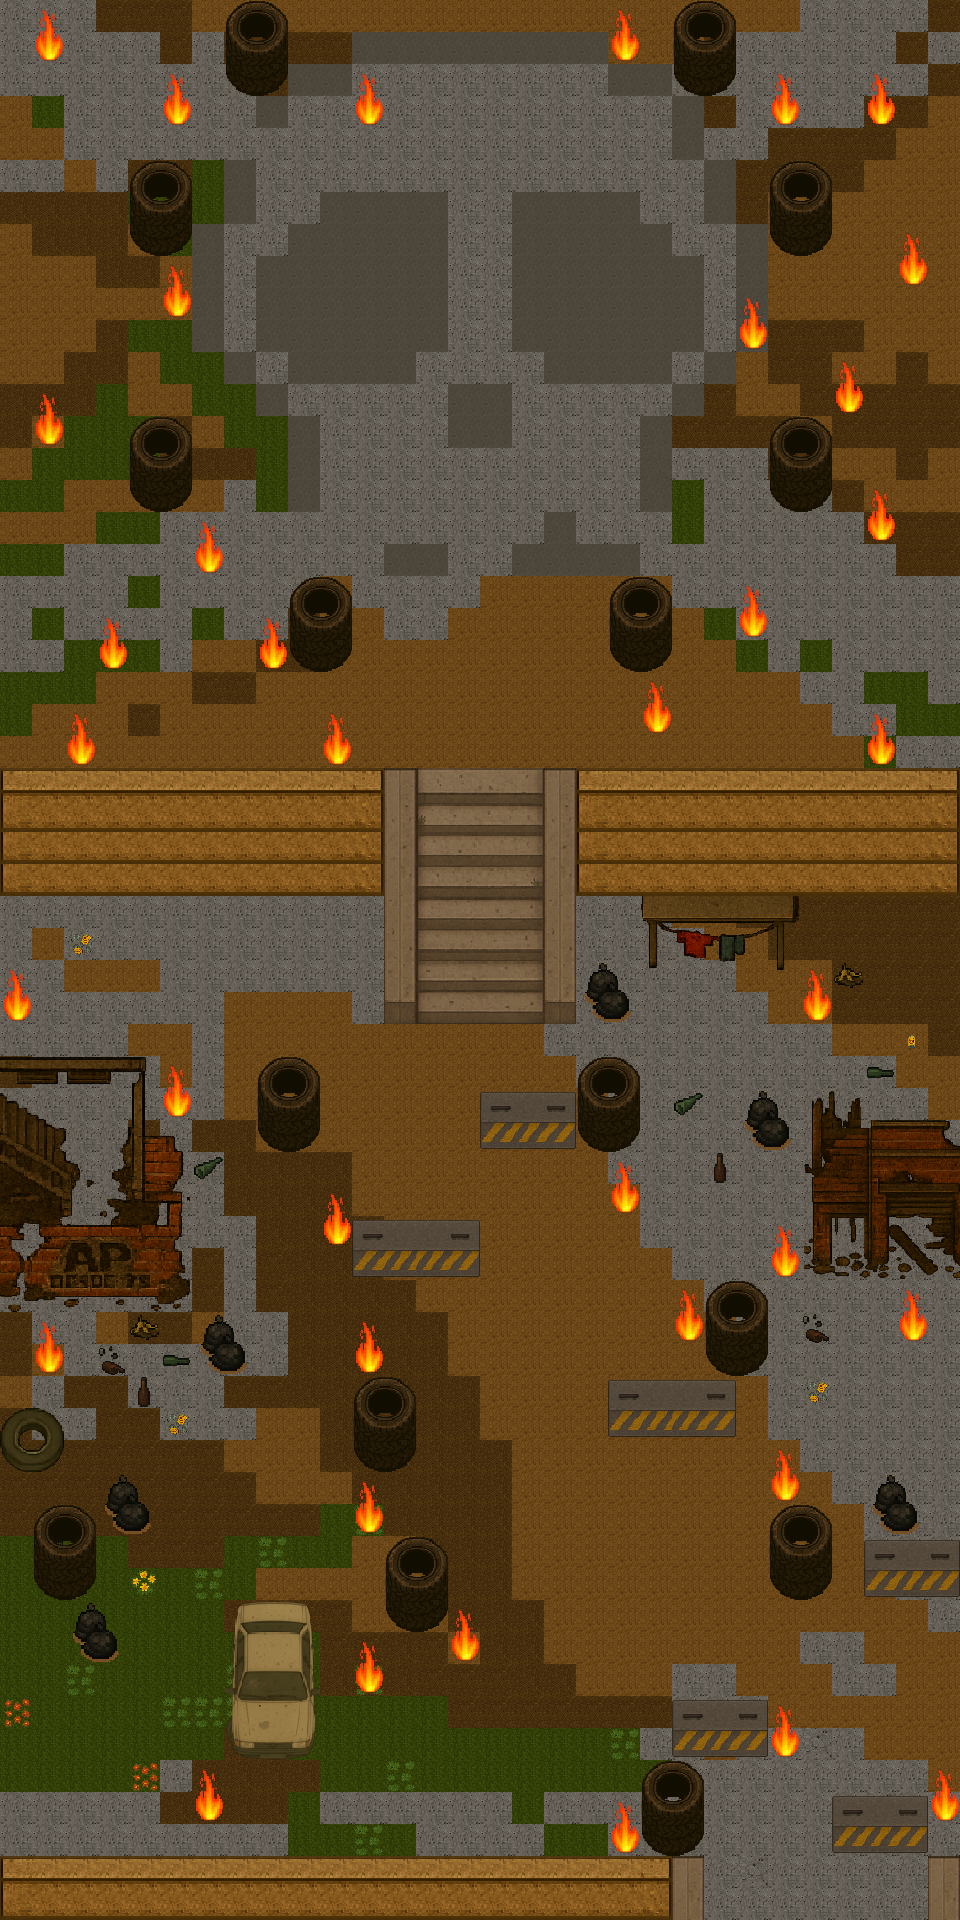

This is a level from a 2D game, rendered from its Tiled map with the project's own tilesets. A one-line summary and the map file follow, with tile-layer data summarised:
An orthogonal 30x60 tile map with 32x32 px tiles, 4 tile layers (Piso, Vegetação Piso, Colisão, Fogo), 3 tilesets and 5 objects (3x BasicEnemy, FinalBoss, Player).

<map version="1.10" tiledversion="1.11.2" orientation="orthogonal" renderorder="right-down" width="30" height="60" tilewidth="32" tileheight="32" infinite="0" nextlayerid="6" nextobjectid="9">
 <tileset firstgid="1" source="Colisao.tsx" />
 <tileset firstgid="451" source="Pisos.tsx" />
 <tileset firstgid="901" source="Veiculos.tsx" />
 <layer id="1" name="Piso" width="30" height="60">
  <data>[1800 cells, 1642 non-empty, 41 distinct tile ids]</data>
 </layer>
 <layer id="3" name="Vegetação Piso" width="30" height="60">
  <data>[1800 cells, 69 non-empty, 19 distinct tile ids]</data>
 </layer>
 <layer id="2" name="Colisão" width="30" height="60">
  <data>[1800 cells, 419 non-empty, 151 distinct tile ids]</data>
 </layer>
 <layer id="5" name="Fogo" width="30" height="60">
  <data>[1800 cells, 76 non-empty, 2 distinct tile ids]</data>
 </layer>
 <objectgroup id="4" name="Objetos 4">
  <object id="1" name="FinalBoss" x="478.667" y="353.333">
   <point />
  </object>
  <object id="3" name="Player" x="772" y="1897.33">
   <point />
  </object>
  <object id="6" name="BasicEnemy" x="637" y="1361">
   <point />
  </object>
  <object id="7" name="BasicEnemy" x="403" y="1204">
   <point />
  </object>
  <object id="8" name="BasicEnemy" x="529" y="1075">
   <point />
  </object>
 </objectgroup>
</map>